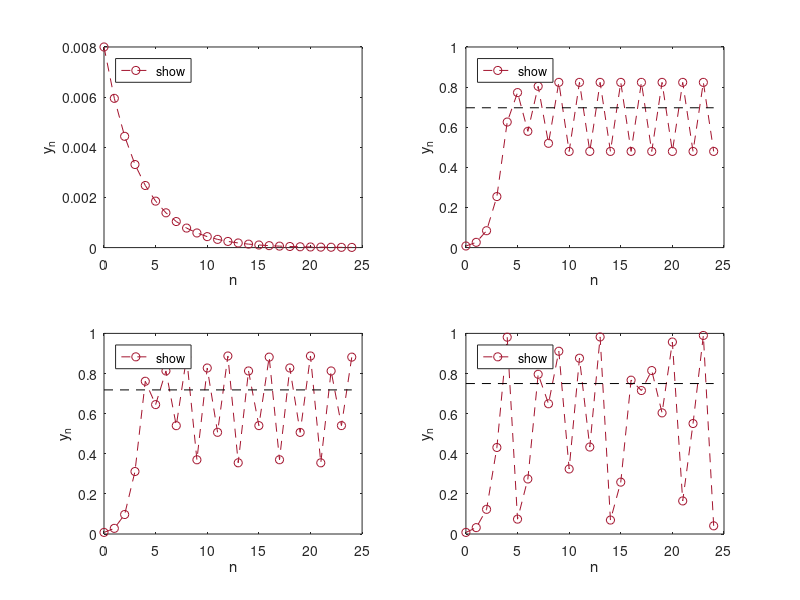

Here is the MATLAB script that generated this plot:
% Abb. 1.22: Parameterstudie zum logistischen Wachstumsmodell (Buch, Abschnitt 1.3, Gl. 1.28)
% y_{n+1} = a y_n (1 - y_n) mit y_0 = 0.008 und a = 0.75, 3.3, 3.55, 4
% (c) 2026 Philipp Kügler · Programm zum Buch „Dynamische Systeme in den Lebenswissenschaften“ · MIT-Lizenz (siehe LICENSE)
y0 = 0.008; N = 24;
n = 0:N;
as = [0.75 3.3 3.55 4];
for p = 1:4
    a = as(p);
    y = zeros(1, N + 1);
    y(1) = y0;
    for k = 1:N
        y(k + 1) = a * y(k) * (1 - y(k));
    end
    subplot(2, 2, p);
    plot(n, y, '--o', 'Color', [0.64 0.08 0.18], 'DisplayName', sprintf('a = %g', a)); hold on
    if a > 1
        plot([0 N], [1 - 1/a, 1 - 1/a], 'k--', 'HandleVisibility', 'off');   % stationärer Zustand 1 - 1/a
    end
    hold off; xlabel('n'); ylabel('y_n'); legend('show', 'Location', 'northwest');
    fprintf('a = %g:  y_21 ... y_24 = ', a); fprintf('%.4g  ', y(22:25)); fprintf('\n');
end
